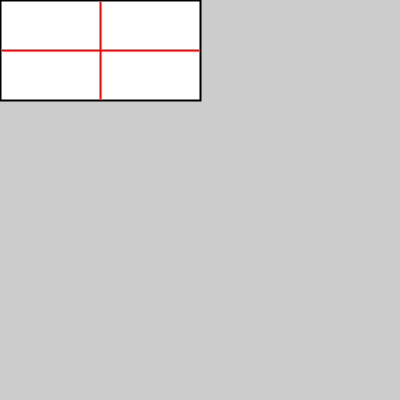
Frame 1 (no input)
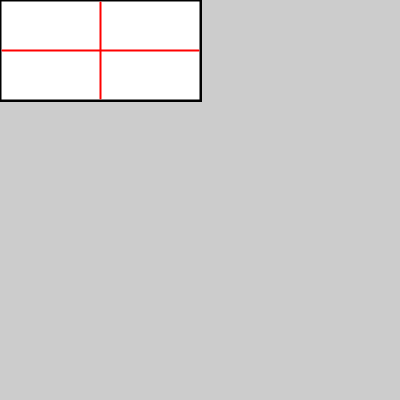
Frame 60 (the mouse pressed at the canvas centre just before this capture)
Frame 120 (the mouse held since frame 60 and released just before this capture): identical to frame 60, image omitted

The Processing sketch that drew these frames (run headless with seeded random() and noise(); from frame 60 on, the mouse is pressed at the canvas centre):

// Processing sketch: Oefenopgave_2_1
// ── Oefenopgave_2_1.pde
int lijndikte = 2;

int x = 0;
int y = 0;
int hoogte = 100;
int breedte = hoogte * 2;

int xPosHorizontaleLijnBegin = x + lijndikte;
int yPosHorizontaleLijnBegin = y + hoogte / 2;
int xPosHorizontaleLijnEind = x + breedte - lijndikte;
int yPosHorizontaleLijnEind = yPosHorizontaleLijnBegin;

int xPosVerticaleLijnBegin = x + breedte / 2;
int yPosVerticaleLijnBegin = y + lijndikte;
int xPosVerticaleLijnEind = xPosVerticaleLijnBegin;
int yPosVerticaleLijnEind = y + hoogte - lijndikte;

void setup(){
  size(400,400);
}

void draw(){
  strokeWeight(lijndikte);
  fill(255, 255, 255);
  stroke(0, 0, 0);
  rect(x, y, breedte, hoogte);
  stroke(255, 0, 0);
  line(xPosHorizontaleLijnBegin, yPosHorizontaleLijnBegin, xPosHorizontaleLijnEind, yPosHorizontaleLijnEind);
  line(xPosVerticaleLijnBegin, yPosVerticaleLijnBegin, xPosVerticaleLijnEind, yPosVerticaleLijnEind);
}
